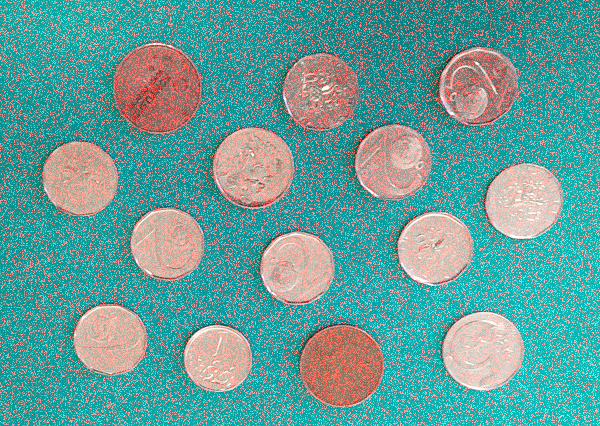
#> input picture cv_05/pvi_cv05_mince_noise.png, 600 x 426 px
$ python cv_5.py
#> lines starting #> are read from the running program, lines starting #| are printed output that depends on the picture; after the words box and inside, x2 and y2 are one past the last pixel; in counts of white or black regions, pixels touching at a corner belong together
import cv2
import matplotlib.pyplot as plt
import numpy as np
from scipy.ndimage import label
# Load file and convert to gray, hue
img = cv2.imread('pvi_cv05_mince_noise.png')
#> img is the input picture: shape (426, 600, 3); mean B, G, R 154, 157.3, 101.5
gray = cv2.cvtColor(img, cv2.COLOR_BGR2GRAY)
hsv = cv2.cvtColor(img, cv2.COLOR_BGR2HSV)
#> hsv: shape (426, 600, 3); mean H, S, V 65.5, 152.1, 178.7
hue = hsv[:, :, 0]
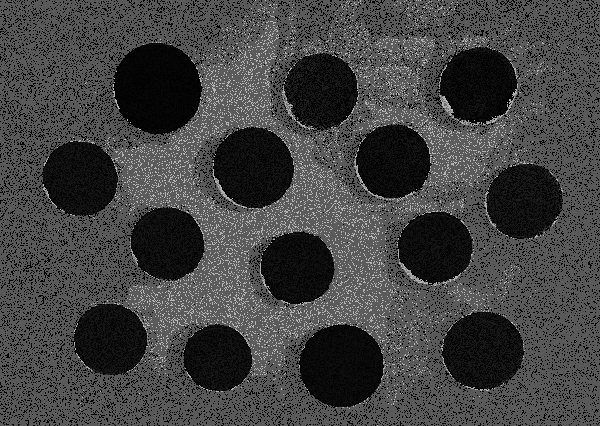
#> hue: shape (426, 600); min 0, max 179, mean 65.5


# image_list = [img1, hist1, spec1, img2, hist2, spec2 ]
def visualization(image_list, first_img_name, second_img_name, title):
    # Start suobplot
    fig, axs = plt.subplots(2, 3, constrained_layout=True, figsize=(10, 7))
    # Set up for visualiyation - 1st row    (axs[row,col])
    axs[0, 0].imshow(image_list[0], cmap='gray')
    axs[0, 0].set_title(first_img_name, fontsize=10.0)
    axs[0, 1].plot(image_list[1])
    axs[0, 1].set_title('Gray Image Histogram', fontsize=10.0)
    axs[0, 2].set_title('Bin Image from Gray', fontsize=10.0)
    # 2nd row
    axs[1, 0].imshow(image_list[3], cmap='jet')
    axs[1, 0].set_title(second_img_name, fontsize=10.0)
    axs[1, 1].plot(image_list[4])
    axs[1, 1].set_title('Hue Image Histogram', fontsize=10.0)
    axs[1, 2].set_title('Bin Image from Hue', fontsize=10.0)
    # Set up colorbars
    fig.colorbar(axs[0, 2].imshow(image_list[2], cmap='jet'), ax=axs[0, 2], orientation='vertical')
    fig.colorbar(axs[1, 2].imshow(image_list[5], cmap='jet'), ax=axs[1, 2], orientation='vertical')
    # Set up title
    fig.suptitle(title, fontsize=10.0)
    plt.show()


def create_binary_image(original_image, threshold_value):
    if original_image is None:
        raise ValueError("Image not found. Please provide a valid image path.")
    # Apply a threshold to create the binary image
    _, binary_image = cv2.threshold(original_image, threshold_value, 1, cv2.THRESH_BINARY)

    return binary_image


def main():
    # 1)
    gray_hist = cv2.calcHist([gray], [0], None, [256], [0, 256])
#> gray_hist = 256 values, max 5841 at index 109, min 0 at index 0, mean 998.4
    gray_bin_img = create_binary_image(gray, 130)
#> in create_binary_image, `_, binary_image = cv2.threshold(original_image, threshold_value, 1, cv..`:
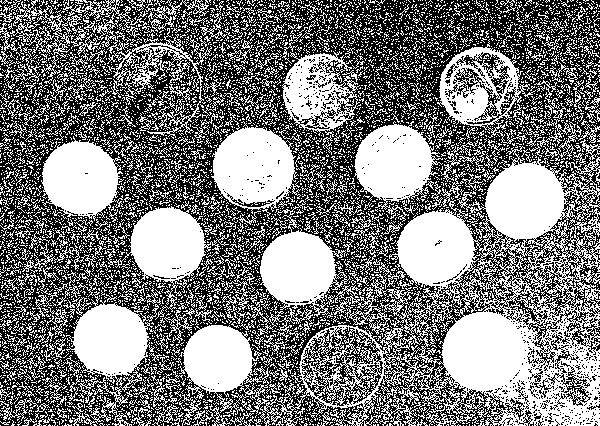
#> binary_image: shape (426, 600); values 0 (black) and 1 (white), 48.4% white; 6274 white regions (5852 under 20 px), largest, box (x1, y1, x2, y2) and area: (260, 139, 600, 426) 37201, (63, 278, 159, 426) 5537, (211, 119, 301, 219) 5276
    hue_hist = cv2.calcHist([hue], [0], None, [256], [0, 256])
#> hue_hist = 256 values, max 85124 at index 90, min 0 at index 29, mean 998.4
    hue_bin_img = create_binary_image(hue, 40)
#> call 2 of create_binary_image, with threshold_value = 40
#> in create_binary_image (call 2), `_, binary_image = cv2.threshold(original_image, threshold_value, 1, cv..`:
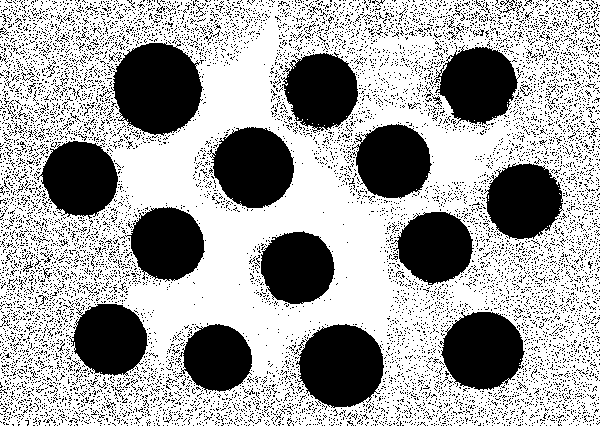
#> binary_image: shape (426, 600); values 0 (black) and 1 (white), 65% white; 10514 black regions (10479 under 20 px), largest, box (x1, y1, x2, y2) and area: (111, 42, 203, 136) 6381, (296, 324, 384, 408) 5539, (207, 127, 294, 208) 5063
    hue_bin_img = np.ones_like(hue_bin_img) - hue_bin_img
    gray_hue_list = [gray, gray_hist, gray_bin_img, hue, hue_hist, hue_bin_img]
    visualization(gray_hue_list, 'Gray Image', 'Hue Image', ' ')
    # 2)
    # Define Figure1
    fig = plt.figure(figsize=(10, 7))
    rows = 1
    columns = 2
    # 1st position
    fig.add_subplot(rows, columns, 1)
    plt.imshow(hue_bin_img, cmap='jet')
    plt.title('Binary Image from Hue')
    plt.colorbar()
    # 2nd position
    kernel = cv2.getStructuringElement(cv2.MORPH_RECT, (5, 5))
    opening_hue = cv2.morphologyEx(hue_bin_img, cv2.MORPH_OPEN, kernel)
#> opening_hue: shape (426, 600); values 0 (black) and 1 (white), 24.7% white; 14 white regions, largest, box (x1, y1, x2, y2) and area: (114, 43, 202, 134) 6272, (300, 325, 383, 407) 5457, (214, 128, 294, 208) 4987
    fig.add_subplot(rows, columns, 2)
    plt.imshow(opening_hue, cmap='jet')
    plt.title('Binary Image from Hue - Opening')
    plt.colorbar()
    # Show first pair
    plt.show()
    # Define Figure2
    fig = plt.figure(figsize=(10, 7))
    rows = 1
    columns = 2
    # 1st position
    fig.add_subplot(rows, columns, 1)
    plt.imshow(opening_hue, cmap='jet')
    plt.title('Binary Image from Hue - Opening')
    plt.colorbar()
    # 2nd position
    label_hue, ncc = label(opening_hue)
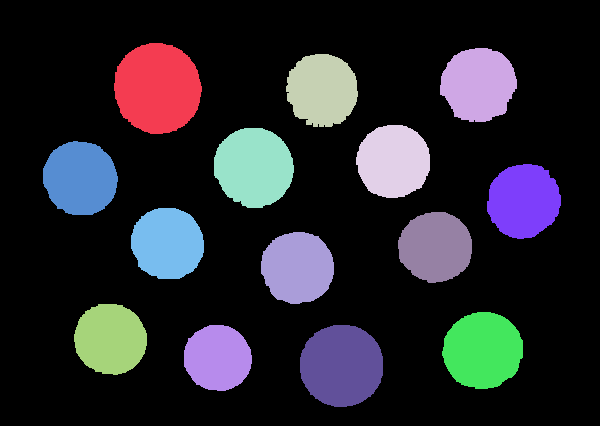
#> label_hue: shape (426, 600) int32; 15 distinct labels, from 0 to 14; one colour per label, 0 black
#> ncc = 14
    fig.add_subplot(rows, columns, 2)
    plt.imshow(label_hue, cmap='jet')
    plt.title('Binary Image from Hue - Label')
    plt.colorbar()
    plt.show()
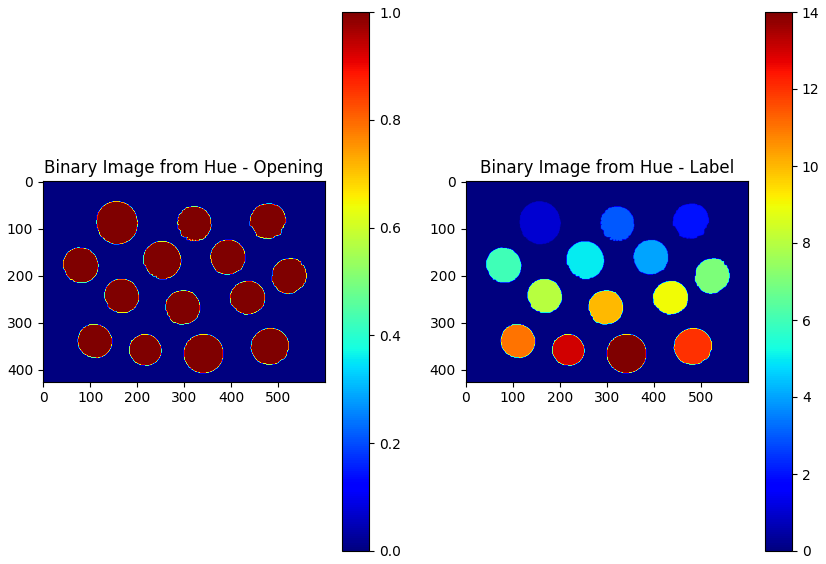
#> figure drawn by matplotlib, 4 panels
    # 3)
    img_org_copy = cv2.cvtColor(img.copy(), cv2.COLOR_BGR2RGB)
    img_org_classification = cv2.cvtColor(img.copy(), cv2.COLOR_BGR2RGB)

    classification_vals = [4000, 4500, 5300, 6500]
    classification_dic = {
        4000: '1 Kc',
        4500: '2 Kc',
        5300: '5 Kc',
        6500: '10 Kc'
    }

    area_center_dic = {}

    for i in range(1, ncc+1):
        marked_area = np.where(label_hue == i)
        area_size = len(marked_area[0])
        area_center = (int(np.mean(marked_area[1])), int(np.mean(marked_area[0])))
        area_center_dic[i] = area_center
        cv2.putText(img_org_copy, str(area_size), area_center, cv2.FONT_HERSHEY_SIMPLEX, 1.0, [0, 0, 255])

        for val in classification_vals:
            if area_size < val:
                cv2.putText(img_org_classification, classification_dic[val], area_center,
                            cv2.FONT_HERSHEY_SIMPLEX, 1.0, [0, 0, 255])
                break
#> this loop made 14 passes
#> (marked_area, area_size, area_center) on passes 1 to 9: (6272 positions, rows 43 to 133, columns 114 to 201, 6272, (157, 87)), (4391 positions, rows 48 to 121, columns 440 to 516, 4391, (478, 83)), (4135 positions, rows 54 to 126, columns 286 to 357, 4135, (321, 89)), (4291 positions, rows 125 to 197, columns 356 to 429, 4291, (392, 160)), (4987 positions, rows 128 to 207, columns 214 to 293, 4987, (253, 166)), (4360 positions, rows 141 to 214, columns 43 to 117, 4360, (79, 177)), (4295 positions, rows 164 to 238, columns 487 to 560, 4295, (523, 200)), (4150 positions, rows 208 to 278, columns 131 to 203, 4150, (167, 242)), (4106 positions, rows 212 to 282, columns 398 to 471, 4106, (435, 246))
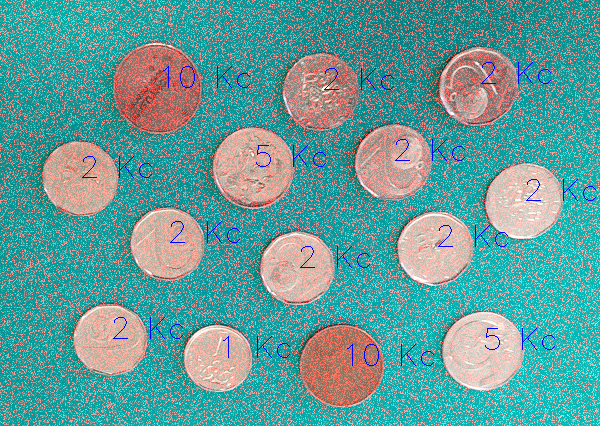
#> img_org_classification: shape (426, 600, 3); mean R, G, B 100.6, 156.2, 154.7
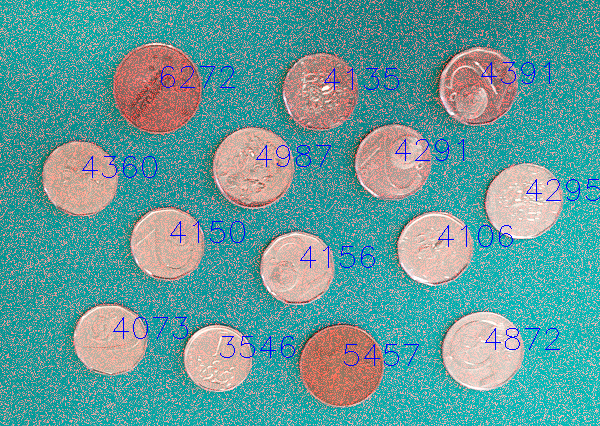
#> img_org_copy: shape (426, 600, 3); mean R, G, B 100.1, 155.6, 155.1
#> after the loop, area_center_dic = 14 items
    # Img with values
    plt.figure()
    plt.imshow(img_org_copy)
    plt.show(block=False)
    # Img with Kc
    plt.figure()
    plt.imshow(img_org_classification)
    plt.show(block=False)
    plt.show()


if __name__ == "__main__":
    main()
